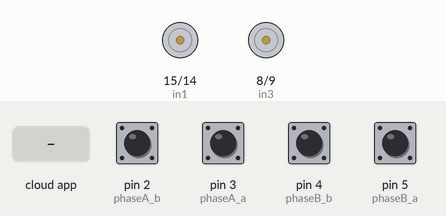
A sketch run on a simulated Arduino Uno, built with avr-gcc and run on an emulated ATmega328P. On the bench: motor-driver pin pairs drawn as motors (green arrow = first pin HIGH = forward, orange = second pin HIGH = backward, longer = more drive, scaled by the enable pin). The test bench sets the inputs (shaded band); at power-on: pin 2 (phaseA_b), pin 3 (phaseA_a), pin 4 (phaseB_b), pin 5 (phaseB_a) HIGH. The ROS host is connected and sends only what is stated.

Above: at 1.2 s.
1.3 s: pin 2 (phaseA_b) pulled LOW for 0.15 s
At 1.8 s:
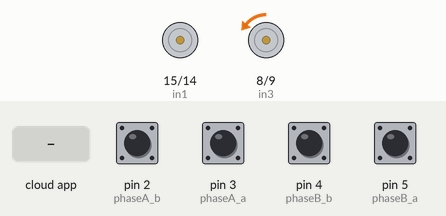
2.9 s: pin 3 (phaseA_a) pulled LOW for 0.15 s
4.5 s: the phone or cloud app sets linear.x to -100
At 5.4 s:
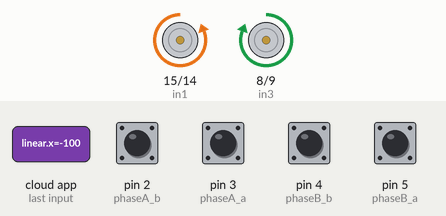
6.0 s: the phone or cloud app sets linear.x to 100
At 8.3 s:
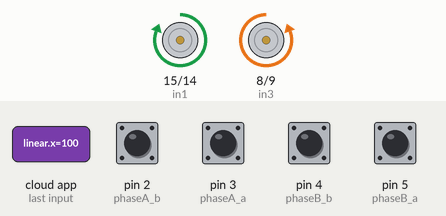
Timing chart, 0 to 9.5 s (numbered marks = the images above; inputs shaded):
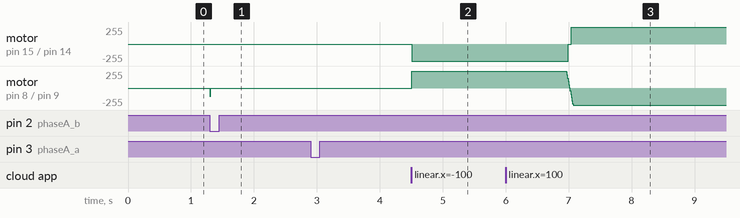

Measured:
- after the input at 1.3 s, motor on pin 8 (in3) / pin 9 (in4): stopped → backward 2/255 at once
- after the input at 4.5 s, motor on pin 15 (in1) / pin 14 (in2): stopped → backward 255/255 at once; motor on pin 8 (in3) / pin 9 (in4): backward 2/255 → forward 255/255 at once
- after the input at 6.0 s, motor on pin 15 (in1) / pin 14 (in2): backward 255/255 → forward 255/255 after 0.99 s; motor on pin 8 (in3) / pin 9 (in4): moves from forward 255/255 to backward 255/255 over 0.11 s, starting after 0.96 s

The sketch:

ROS_control_motor.ino
```cpp
#include <TimerOne.h>   //avoid using PWM on pin 11, 12, 13
#include <ros.h>
#include <geometry_msgs/Twist.h>

#define enA 7      //speed control pin
#define in1 15
#define in2 14
#define phaseA_a 3   //encoder pins
#define phaseB_a 5

#define in3 8
#define in4 9
#define enB 10      //speed control pin
#define phaseA_b 2   //encoder pins
#define phaseB_b 4

ros::NodeHandle  nh;

double T, xung_a, xung_b;
double tocdo_a, tocdo_b, Tocdodat_a, Tocdodat_b;
double E_a, E1_a, E2_a, E_b, E1_b, E2_b;
double alpha, beta, gamma, Kp, Ki, Kd;
double Output_a, LastOutput_a, Output_b, LastOutput_b;
double linear_x = 0, angular_z = 0;
double R = 0.143, d = 0.063; //m, 1/2 wheel distance and wheel diameter.

void rotate_a(double energy) {
  if (energy > 255) energy=255;
  if (energy < -255) energy=-255;
  if (energy > 0) {
    digitalWrite(in1, LOW);      //set rotate direction of motor A
    digitalWrite(in2, HIGH);
    analogWrite(enA, energy);     //set speed of motor A
  }
  else {
    digitalWrite(in1, HIGH);
    digitalWrite(in2, LOW);
    analogWrite(enA, -energy);
  }
}

void rotate_b(double energy) {
  if (energy > 255) energy=255;
  if (energy < -255) energy=-255;
  if (energy > 0) {
    digitalWrite(in3, LOW);      //set rotate direction of motor A
    digitalWrite(in4, HIGH);
    analogWrite(enB, energy);     //set speed of motor A
  }
  else {
    digitalWrite(in3, HIGH);
    digitalWrite(in4, LOW);
    analogWrite(enB, -energy);
  }
}

void presskey_callback(const geometry_msgs::Twist& vel_msg){
  linear_x = vel_msg.linear.x * 60/(PI*d);      //m/s -> RPM
  angular_z = vel_msg.angular.z*R * 60/(PI*d);    //rad/s -> RPM

  Tocdodat_a = -linear_x - angular_z;
  Tocdodat_b =  linear_x - angular_z;
}

ros::Subscriber<geometry_msgs::Twist> sub("cmd_vel", &presskey_callback );

void Demxung_a() {
  if (digitalRead(phaseB_a)==LOW)
    ++xung_a;
  else
    --xung_a;
}

void Demxung_b() {
  if (digitalRead(phaseB_b)==LOW)
    ++xung_b;
  else
    --xung_b;
}

void PID() {
  tocdo_a = ((xung_a/390) / 0.01) * 60;  // xung/390/0.01 = vong/s x60 = vong/ph = RPM
  xung_a = 0;
  E_a = Tocdodat_a - tocdo_a;
  Output_a = (alpha*E_a + beta*E1_a + gamma*E2_a + 2*T*LastOutput_a) / (2*T);
  LastOutput_a = Output_a;

  E2_a = E1_a;
  E1_a = E_a;

  tocdo_b = ((xung_b/390) / 0.01) * 60;  // xung/390/0.01 = vong/s x60 = vong/ph = RPM
  xung_b = 0;
  E_b = Tocdodat_b - tocdo_b;
  Output_b = (alpha*E_b + beta*E1_b + gamma*E2_b + 2*T*LastOutput_b) / (2*T);
  LastOutput_b = Output_b;
  E2_b = E1_b;
  E1_b = E_b;

  rotate_a(Output_a);
  rotate_b(Output_b);
}
//----------------------

void setup()
{
  pinMode(in1, OUTPUT);
  pinMode(in2, OUTPUT);
  pinMode(enA, OUTPUT);
  pinMode(phaseA_a, INPUT_PULLUP);
  pinMode(phaseB_a, INPUT_PULLUP);

  pinMode(in3, OUTPUT);
  pinMode(in4, OUTPUT);
  pinMode(enB, OUTPUT);
  pinMode(phaseA_b, INPUT_PULLUP);
  pinMode(phaseB_b, INPUT_PULLUP);
  Tocdodat_a = 0; tocdo_a = 0;      //120 RPM (stable) - max ~200 RPM, below 5 RPM not run
  Tocdodat_b = 0; tocdo_b = 0;

  E_a = 0; E1_a = 0; E2_a = 0;
  Output_a = 0; LastOutput_a = 0;
  E_b = 0; E1_b = 0; E2_b = 0;
  Output_b = 0; LastOutput_b = 0;

  // Thong so PID
  T = 0.01;                       //thoi gian lay mau - s
  Kp = 7.9; Ki = 16.0; Kd = 0.0;

  alpha = 2*T*Kp + Ki*T*T + 2*Kd;
  beta = -2*T*Kp + Ki*T*T - 4*Kd;
  gamma = 2*Kd;

  Serial.begin(9600);
  attachInterrupt(digitalPinToInterrupt(phaseA_a), Demxung_a, FALLING);
  attachInterrupt(digitalPinToInterrupt(phaseA_b), Demxung_b, FALLING);
  Timer1.initialize(10000);       // 10 ms
  Timer1.attachInterrupt(PID);    // PID check speed and control speed of 2 motors periodically

  nh.initNode();
  nh.subscribe(sub);
}

void loop()                 //cmd_vel should set speed=0.1 turn=0.5
{
  nh.spinOnce();
  delay(1);
}
```
